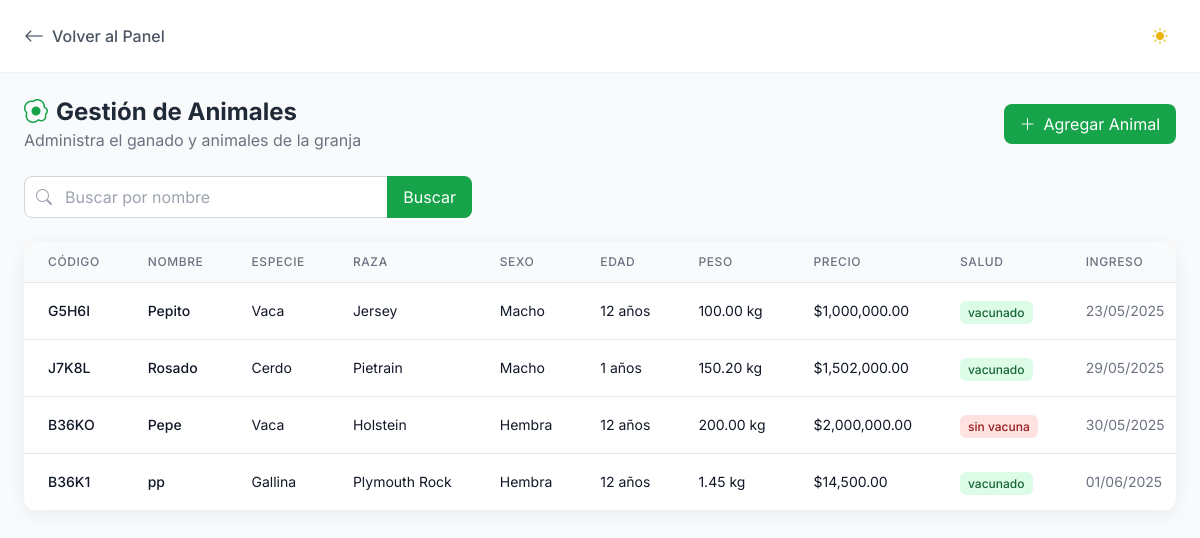
/modulos/animales.php (signed in), run on the app's committed database.
### tables this page shows
CREATE TABLE `animales` (
  `id` int(11) NOT NULL,
  `nombre` varchar(100) DEFAULT NULL,
  `especie` varchar(50) DEFAULT NULL,
  `raza` varchar(50) DEFAULT NULL,
  `sexo` enum('macho','hembra') DEFAULT NULL,
  `edad` int(11) DEFAULT NULL,
  `peso` decimal(6,2) DEFAULT NULL,
  `estado_salud` text DEFAULT NULL,
  `fecha_ingreso` date DEFAULT NULL,
  `usuario_id` int(11) DEFAULT NULL,
  `vacunado` tinyint(1) DEFAULT 0,
  `codigo_animal` varchar(50) NOT NULL,
  `fecha_ultima_vacuna` datetime DEFAULT NULL
);

### modulos/animales.php (the view, shortened to what this page needs)
<?php
include '../db.php';
$animales = [];
try {
    $sql_animales = "SELECT * FROM animales";
    if (isset($_POST['buscar']) && !empty($_POST['buscar'])) {
        $buscar = $_POST['buscar'];
        $sql_animales .= " WHERE nombre LIKE :nombre";
        $stmt = $conn->prepare($sql_animales);
        $stmt->execute(['nombre' => "%$buscar%"]);
    } else {
        $stmt = $conn->query($sql_animales);
    }
    if ($stmt) {
        $animales = $stmt->fetchAll(PDO::FETCH_ASSOC);
    } else {
        $mensaje = "Error al cargar los animales.";
    }
} catch (PDOException $e) {
    $mensaje = "Error de base de datos al cargar animales: " . $e->getMessage();
    $animales = [];
}
$precio_por_kg = 10000;
?>
<!DOCTYPE html>
<html lang="es" class="h-full">
<head>
    <script src="https://cdn.tailwindcss.com"></script>
    <link rel="stylesheet" href="https://cdn.jsdelivr.net/npm/bootstrap-icons@1.11.3/font/bootstrap-icons.min.css">
</head>
<body x-data="appData()" class="h-full bg-gray-50 dark:bg-gray-900 font-sans text-gray-800 dark:text-gray-100 transition-colors duration-200">
    <div class="min-h-full">
        <header class="bg-white dark:bg-gray-800 shadow-sm sticky top-0 z-40">
            <div class="px-6 py-4 flex justify-between items-center">
                <div class="flex items-center space-x-4">
                    <a href="../dashboard.php" class="flex items-center text-gray-600 dark:text-gray-300 hover:text-primary-600 dark:hover:text-primary-400">
                        <i class="bi bi-arrow-left text-xl mr-2"></i>
                        <span class="font-medium">Volver al Panel</span>
                    </a>
                </div>
                <div class="flex items-center space-x-4">
                    <div class="hidden md:flex items-center space-x-4">
                        <div class="relative">
                            <button id="theme-toggle" class="p-2 rounded-full hover:bg-gray-100 dark:hover:bg-gray-700 focus:outline-none" @click="toggleTheme()">
                                <i class="bi bi-sun-fill text-yellow-500 dark:hidden"></i>
                            </button>
                        </div>
                    </div>
                </div>
            </div>
        </header>
        <main class="p-6">
            <div class="flex flex-col md:flex-row justify-between items-start md:items-center mb-6">
                <div>
                    <h1 class="text-2xl font-bold flex items-center">
                        <i class="bi bi-egg-fried text-primary-600 mr-2"></i>
                        Gestión de Animales
                    </h1>
                    <p class="text-gray-500 dark:text-gray-400">Administra el ganado y animales de la granja</p>
                </div>
                <div class="mt-4 md:mt-0 flex space-x-3">
                    <button @click="openModalAgregar = true" class="flex items-center justify-center px-4 py-2 bg-primary-600 hover:bg-primary-700 text-white rounded-lg transition-colors duration-200">
                        <i class="bi bi-plus-lg mr-2"></i>
                        Agregar Animal
                    </button>
                </div>
            </div>
            <form action="animales.php" method="POST" class="mb-6">
                <div class="relative max-w-md">
                    <div class="absolute inset-y-0 left-0 pl-3 flex items-center pointer-events-none">
                    </div>
                    <input type="text" name="buscar" class="block w-full pl-10 pr-12 py-2 border border-gray-300 dark:border-gray-600 dark:bg-gray-700 rounded-lg focus:ring-primary-500 focus:border-primary-500" placeholder="Buscar por nombre" value="<?= isset($_POST['buscar']) ? htmlspecialchars($_POST['buscar']) : '' ?>">
                    <div class="absolute inset-y-0 right-0 flex items-center">
                        <button type="submit" class="px-4 h-full bg-primary-600 text-white rounded-r-lg hover:bg-primary-700 focus:outline-none">
                            Buscar
                        </button>
                    </div>
                </div>
            </form>
            <div class="bg-white dark:bg-gray-800 rounded-xl shadow-soft overflow-hidden">
                <div class="overflow-x-auto">
                    <table class="min-w-full divide-y divide-gray-200 dark:divide-gray-700">
                        <thead class="bg-gray-50 dark:bg-gray-700">
                            <tr>
                                <th scope="col" class="px-6 py-3 text-left text-xs font-medium text-gray-500 dark:text-gray-300 uppercase tracking-wider">Código</th>
                                <th scope="col" class="px-6 py-3 text-left text-xs font-medium text-gray-500 dark:text-gray-300 uppercase tracking-wider">Nombre</th>
                                <th scope="col" class="px-6 py-3 text-left text-xs font-medium text-gray-500 dark:text-gray-300 uppercase tracking-wider">Especie</th>
                                <th scope="col" class="px-6 py-3 text-left text-xs font-medium text-gray-500 dark:text-gray-300 uppercase tracking-wider">Raza</th>
                                <th scope="col" class="px-6 py-3 text-left text-xs font-medium text-gray-500 dark:text-gray-300 uppercase tracking-wider">Sexo</th>
                                <th scope="col" class="px-6 py-3 text-left text-xs font-medium text-gray-500 dark:text-gray-300 uppercase tracking-wider">Edad</th>
                                <th scope="col" class="px-6 py-3 text-left text-xs font-medium text-gray-500 dark:text-gray-300 uppercase tracking-wider">Peso</th>
                                <th scope="col" class="px-6 py-3 text-left text-xs font-medium text-gray-500 dark:text-gray-300 uppercase tracking-wider">Precio</th>
                                <th scope="col" class="px-6 py-3 text-left text-xs font-medium text-gray-500 dark:text-gray-300 uppercase tracking-wider">Salud</th>
                                <th scope="col" class="px-6 py-3 text-left text-xs font-medium text-gray-500 dark:text-gray-300 uppercase tracking-wider">Ingreso</th>
                            </tr>
                        </thead>
                        <tbody class="bg-white dark:bg-gray-800 divide-y divide-gray-200 dark:divide-gray-700">
                            <?php foreach ($animales as $animal): ?>
                                <?php
                                $precio = $animal['peso'] * $precio_por_kg;
                                $estadoSaludClass = 'health-' . str_replace(' ', '-', strtolower(htmlspecialchars($animal['estado_salud'])));
                                ?>
                                <tr class="hover:bg-gray-50 dark:hover:bg-gray-700">
                                    <td class="px-6 py-4 whitespace-nowrap"><div class="text-sm font-medium text-gray-900 dark:text-white"><?= htmlspecialchars($animal['codigo_animal']) ?></div></td>
                                    <td class="px-6 py-4 whitespace-nowrap"><div class="text-sm font-medium text-gray-900 dark:text-white"><?= htmlspecialchars($animal['nombre']) ?></div></td>
                                    <td class="px-6 py-4 whitespace-nowrap"><div class="text-sm text-gray-900 dark:text-white"><?= htmlspecialchars($animal['especie']) ?></div></td>
                                    <td class="px-6 py-4 whitespace-nowrap"><div class="text-sm text-gray-900 dark:text-white"><?= htmlspecialchars($animal['raza']) ?></div></td>
                                    <td class="px-6 py-4 whitespace-nowrap"><div class="text-sm text-gray-900 dark:text-white capitalize"><?= htmlspecialchars($animal['sexo']) ?></div></td>
                                    <td class="px-6 py-4 whitespace-nowrap"><div class="text-sm text-gray-900 dark:text-white"><?= htmlspecialchars($animal['edad']) ?> años</div></td>
                                    <td class="px-6 py-4 whitespace-nowrap"><div class="text-sm text-gray-900 dark:text-white"><?= htmlspecialchars($animal['peso']) ?> kg</div></td>
                                    <td class="px-6 py-4 whitespace-nowrap"><div class="text-sm text-gray-900 dark:text-white">$<?= number_format($precio, 2) ?></div></td>
                                    <td class="px-6 py-4 whitespace-nowrap">
                                        <span class="health-badge <?= $estadoSaludClass ?>">
                                            <?= htmlspecialchars($animal['estado_salud']) ?>
                                        </span>
                                    </td>
                                    <td class="px-6 py-4 whitespace-nowrap"><div class="text-sm text-gray-500 dark:text-gray-400"><?= date('d/m/Y', strtotime($animal['fecha_ingreso'])) ?></div></td>
                                </tr>
                            <?php endforeach; ?>
                        </tbody>
                    </table>
                </div>
            </div>
        </main>
    </div>
</body>
</html>

### modulos/animales.php (style rules this page uses)
.health-badge { padding: 0.25rem 0.5rem; border-radius: 0.375rem; font-size: 0.75rem; font-weight: 500; }
.health-vacunado { background-color: #dcfce7; color: #166534; }
.health-sin-vacuna { background-color: #fee2e2; color: #991b1b; }

### data on the page
animales: codigo_animal "G5H6I", nombre "Pepito", especie "Vaca", raza "Jersey", sexo "Macho", edad "12", peso "100.00", peso "1,000,000.00", estado_salud "vacunado", fecha_ingreso "23/05/2025"
animales: codigo_animal "J7K8L", nombre "Rosado", especie "Cerdo", raza "Pietrain", sexo "Macho", edad "1", peso "150.20", peso "1,502,000.00", estado_salud "vacunado", fecha_ingreso "29/05/2025"
animales: codigo_animal "B36KO", nombre "Pepe", especie "Vaca", raza "Holstein", sexo "Hembra", edad "12", peso "200.00", peso "2,000,000.00", estado_salud "sin vacuna", fecha_ingreso "30/05/2025"
animales: codigo_animal "B36K1", nombre "pp", especie "Gallina", raza "Plymouth Rock", sexo "Hembra", edad "12", peso "1.45", peso "14,500.00", estado_salud "vacunado", fecha_ingreso "01/06/2025"
